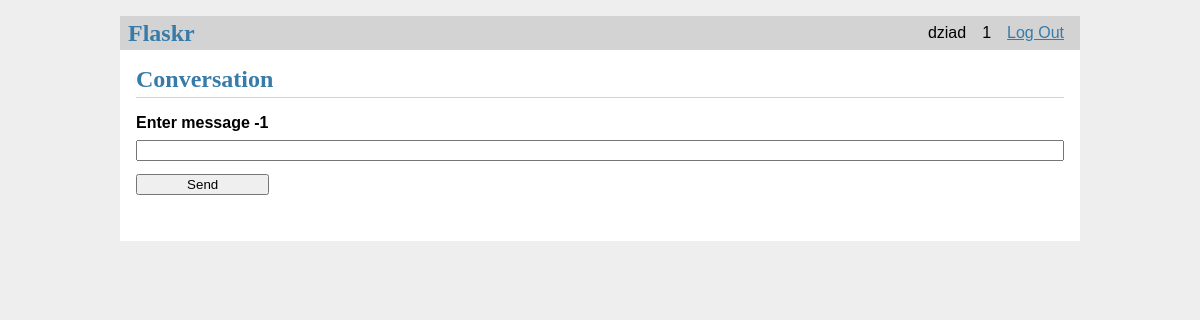
Before: /conv/1 (signed in) with the older database file.
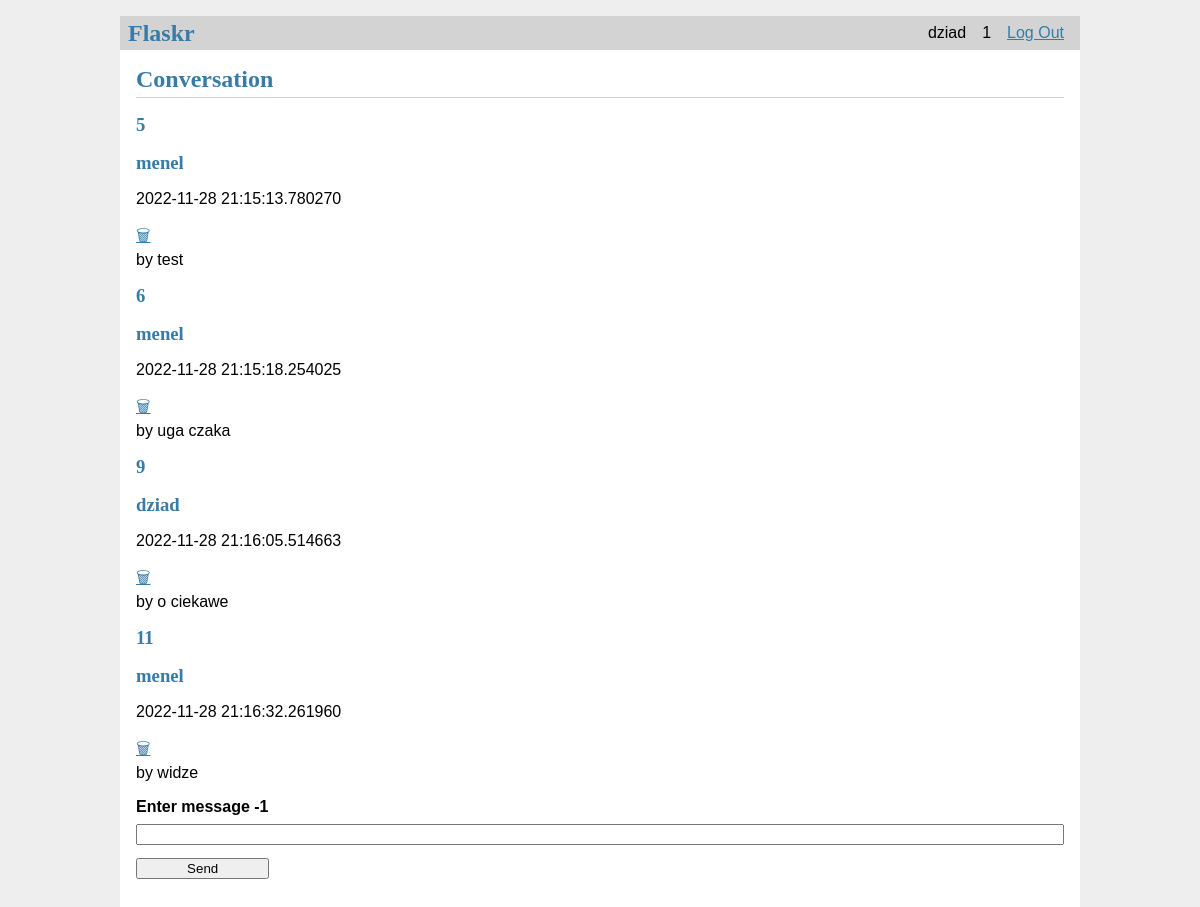
After: the same page with the newer database file.
### tables this page shows
CREATE TABLE user (
    id INTEGER PRIMARY KEY AUTOINCREMENT,
    nickname TEXT UNIQUE NOT NULL,
    username TEXT UNIQUE NOT NULL,
    password TEXT NOT NULL
);

CREATE TABLE message (
    id INTEGER PRIMARY KEY AUTOINCREMENT,
    author TEXT NOT NULL,
    value TEXT NOT NULL,
    date DATETIME NOT NULL,
    conv INTEGER
);

### chat/conv.py (the view)
@bp.route('/conv/<id>', methods=('GET', 'POST'))
@login_required
def conversation(id):
    db = get_db()
    messages = []
    try:
        messages = db.execute(
            f'SELECT * FROM message WHERE conv = {id}'
        ).fetchall()
    except Exception:
        pass
    user = -1
    uid = g.user['id']
    try:
        item = messages[-1]
        t = item['cuser']
        if item['cuser'] == uid:
            t = item['suser']
        user = db.execute(
                f'SELECT nickname FROM user WHERE id = {t}'
        ).fetchall()
        user = user[0]['nickname']
    except Exception:
        pass
    try:
        if request.method == 'POST':
            message = request.form['message']
            db = get_db()
            error = None
            db.execute(
                f'INSERT INTO message (author, value, date, conv) VALUES ( "{g.user["nickname"]}", "{message}", "{datetime.now()}", {id})'
            )
            db.commit()
            print(id, g.user["nickname"])
            return redirect(url_for('conv.conversation', id=id))
    except EOFError as e:
        print(e)
        pass
    return render_template('chat/conversation.html', messages = messages, user=user, conv=id)

### chat/auth.py (called while the page is built)
@bp.before_app_request
def load_logged_in_user():
    user_id = session.get('user_id')
    if user_id is None:
        g.user = None
    else:
        g.user = get_db().execute(
            'SELECT * FROM user WHERE id = ?', (user_id,)
        ).fetchone()

def login_required(view):
    @functools.wraps(view)
    def wrapped_view(**kwargs):
        if g.user is None:
            return redirect(url_for('auth.login'))
        return view(**kwargs)
    return wrapped_view

### chat/db.py (called while the page is built)
def get_db():
    if 'db' not in g:
        g.db = sqlite3.connect(
            current_app.config['DATABASE'],
            detect_types=sqlite3.PARSE_DECLTYPES
        )
        g.db.row_factory = sqlite3.Row
    return g.db

### chat/templates/chat/conversation.html
{% extends 'base.html' %}
{% block header %}
  <h1>{% block title %}Conversation{% endblock %}</h1>
{% endblock %}
{% block content %}
  {% for msg in messages %}
    <article class="conv">
      <header>
        <div>
          <h1>{{ msg['id'] }}</h1>
          <h1>{{ msg['author'] }}</h1>
          <p>{{ msg['date'] }}</p>
          <a href="{{ url_for('conv.delete', conv=conv, id=msg['id']) }}">🗑</a>
          <div class="about">by {{ msg['value'] }}</div>
        </div>
      </header>
    </article>
  {% endfor %}
  <form method="post">
    <label for="message">Enter message {{user}}</label>
    <input name="message" id="message" value="{{ request.form['message'] }}" required>
    <input type="submit" value="Send">
  </form>
{% endblock %}

### chat/templates/base.html (shortened to what this page needs)
<!doctype html>
<link rel="stylesheet" href="{{ url_for('static', filename='style.css') }}">
<nav>
  <h1>Flaskr</h1>
  <ul>
    {% if g.user %}
      <li><span>{{ g.user['username'] }}</span>
      <li><span>{{ g.user['id'] }}</span>
      <li><a href="{{ url_for('auth.logout') }}">Log Out</a>
    {% else %}
      <li><a href="{{ url_for('auth.register') }}">Register</a>
      <li><a href="{{ url_for('auth.login') }}">Log In</a>
    {% endif %}
  </ul>
</nav>
<section class="content">
  <header>
    {% block header %}{% endblock %}
  </header>
  {% block content %}{% endblock %}
</section>

### chat/static/style.css (style rules this page uses)
h1 { font-family: serif; color: #377ba8; margin: 1rem 0; }
a { color: #377ba8; }
nav { background: lightgray; display: flex; align-items: center; padding: 0 0.5rem; }
nav h1 { flex: auto; margin: 0; }
nav ul { display: flex; list-style: none; margin: 0; padding: 0; }
nav ul li a, nav ul li span, header .action { display: block; padding: 0.5rem; }
.content { padding: 0 1rem 1rem; }
.content > header { border-bottom: 1px solid lightgray; display: flex; align-items: flex-end; }
.content > header h1 { flex: auto; margin: 1rem 0 0.25rem 0; }
.content:last-child { margin-bottom: 0; }
.content form { margin: 1em 0; display: flex; flex-direction: column; }
.content label { font-weight: bold; margin-bottom: 0.5em; }
.content input, .content textarea { margin-bottom: 1em; }
input[type=submit] { align-self: start; min-width: 10em; }

Changed rows visible on the page:
added message: id "5", author "menel", date "2022-11-28 21:15:13.780270", value "test"
added message: id "6", author "menel", date "2022-11-28 21:15:18.254025", value "uga czaka"
added message: id "9", author "dziad", date "2022-11-28 21:16:05.514663", value "o ciekawe"
added message: id "11", author "menel", date "2022-11-28 21:16:32.261960", value "widze"
